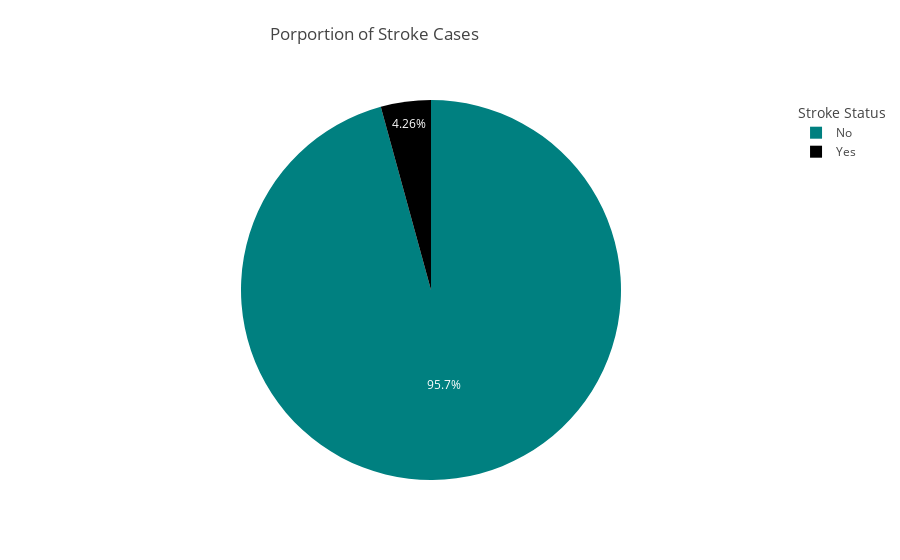

Notebook source saved alongside this figure:
### Code cell
fig=px.pie(
    df['stroke'].value_counts(),values=df['stroke'].value_counts().values,names=['No','Yes'],
    title='Porportion of Stroke Cases',
    color_discrete_sequence=['#008080','black']
)
fig.update_layout(legend_title_text='Stroke Status',title_x=0.3,title_y=0.95)
fig.show()

### Figure 1 — Plotly figure (JSON) as saved in the notebook; plotly's stock layout.template omitted (floating-point values rounded to 4 significant figures)
{"data": [{"domain": {"x": [0, 1], "y": [0, 1]}, "hovertemplate": "label=%{label}<br>value=%{value}<extra></extra>", "labels": ["No", "Yes"], "legendgroup": "", "name": "", "showlegend": true, "type": "pie", "values": [4699, 209]}], "layout": {"autosize": true, "legend": {"title": {"text": "Stroke Status"}, "tracegroupgap": 0}, "piecolorway": ["#008080", "black"], "title": {"text": "Porportion of Stroke Cases", "x": 0.3, "y": 0.95}}}
